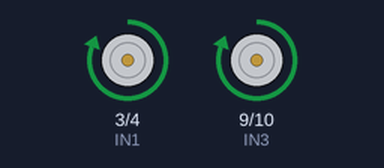
A sketch run on a simulated Arduino Uno, built with avr-gcc and run on an emulated ATmega328P. Parts: motor-driver pin pairs drawn as motors (green arrow = first pin HIGH = forward, orange = second pin HIGH = backward, longer = more drive, scaled by the enable pin).

Above: at 0.5 s.
Timing chart, 0 to 4.6 s (numbered marks = the images above):
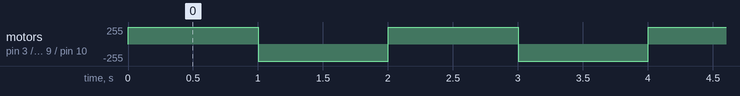

The sketch:

Prueba_L293D.ino
```cpp
/**
 * SKetch usado para probar el funcionamiento del controlador de motores L293D
 * Este inicializa los motores y los hace girar el direcciones opuestas, y cambia periodicamente los giros de estos
 */

#define EN1 2
#define IN1 3
#define IN2 4
#define EN2 11
#define IN3 9
#define IN4 10

void setup()
{
  pinMode(EN1,OUTPUT);
  pinMode(IN1,OUTPUT);
  pinMode(IN2,OUTPUT);

  pinMode(EN2,OUTPUT);
  pinMode(IN3,OUTPUT);
  pinMode(IN4,OUTPUT);

  digitalWrite(EN1,HIGH);
  digitalWrite(EN2,HIGH);
}
void loop()
{

  digitalWrite(IN2,LOW);
  digitalWrite(IN4,LOW);
  digitalWrite(IN1,HIGH);
  digitalWrite(IN3,HIGH);
  delay(1000);
  digitalWrite(IN1,LOW);
  digitalWrite(IN3,LOW);
  digitalWrite(IN2,HIGH);
  digitalWrite(IN4,HIGH);
  delay(1000);
}
```

Measured:
- by itself, motor on pin 3 (IN1) / pin 4 (IN2), motor on pin 9 (IN3) / pin 10 (IN4): alternates forward 255/255 for 1.0 s and backward 255/255 for 1.0 s
